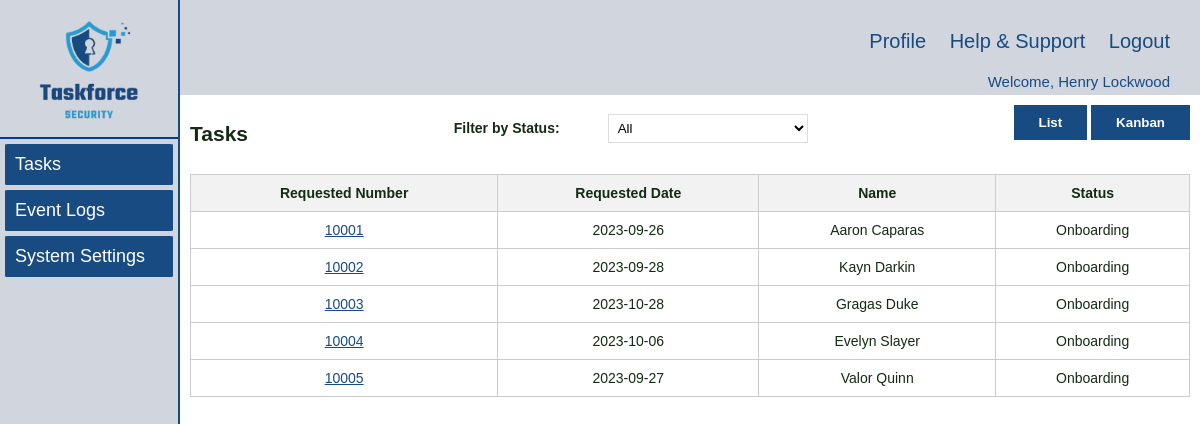
Page /administrator/tasks.php (signed in) on the committed database.
### tables this page shows
CREATE TABLE `new_hires` (
  `requestId` int(5) NOT NULL,
  `statusId` char(5) NOT NULL,
  `dateRequest` date NOT NULL,
  `fName` varchar(50) NOT NULL,
  `lName` varchar(50) NOT NULL,
  `description` text NOT NULL,
  `timestamp` timestamp NOT NULL DEFAULT current_timestamp()
);

CREATE TABLE `status` (
  `statusId` char(5) NOT NULL,
  `status` varchar(100) NOT NULL
);

### administrator/tasks.php (the view, shortened to what this page needs)
<!DOCTYPE html>
<html lang="en">
<head>
    <link rel="stylesheet" href="../styles/navigation.css" />
    <link rel="stylesheet" href="../styles/style.css" />
</head>
<body>
    <div class="wrapper">
        <div class="left_navbar">
            <div class="logo">
                <img src="../images/Logo.png" alt="" />
            </div>
            <ul>
                <a href="tasks.php">
                    <li>Tasks</li>
                </a>
                <a href="event_logs.php">
                    <li>Event Logs</li>
                </a>
                <a href="system_settings.html">
                    <li>System Settings</li>
                </a>
            </ul>
        </div>
        <div class="right_content">
            <div class="upper_navbar">
                <a href="../profile/profile.php">Profile</a>
                <a href="../help_support/help_support.php">Help & Support</a>
                <a href="../login/logout.php">Logout</a>
            </div>
            <div class="upper_navbar_user">
                <?php
                $loginName = $_SESSION['loginName'];
                echo 'Welcome, ' . $loginName;
                ?>
              </div>
            <div class="main_content">
                <div class="divtoggle">
                    <h2>Tasks</h2>
                   <div class="filterstatus">
                    <label for="statusFilter">Filter by Status:</label>
                    <select id="statusFilter" class="select-box">
                        <option value="all">All</option>
                    </select>
                   </div>
                   <div>
                        <button id="listViewButton" class="view-button active">List</button>
                        <button id="kanbanViewButton" class="view-button">Kanban</button>
                    </div>
                </div>
                <?php
                require_once "../inc/dbconn.inc.php";
$sql = "SELECT n.requestId, n.dateRequest, n.fName, n.lName, s.status
FROM new_hires AS n
INNER JOIN status AS s ON n.statusId = s.statusId
WHERE s.statusId IN ('ADM01', 'ADM02')
AND (s.status = 'Onboarding' OR s.status = 'Completed')";
$result = $conn->query($sql);
$data = array();
if ($result->num_rows > 0) {
while ($row = $result->fetch_assoc()) {
$data[] = $row;
}
}
?>
                <div id="listView" class="">
                    <table>
                        <thead>
                            <tr>
                                <th>Requested Number</th>
                                <th>Requested Date</th>
                                <th>Name</th>
                                <th>Status</th>
                            </tr>
                        </thead>
                        <tbody id="taskList" class="">
                            <tbody id="taskList">
                            <?php
foreach ($data as $row) {
    echo '<tr>';
    echo '<td><a href="task_details.php?requestId=' . $row['requestId'] . '">';
    echo $row['requestId'] . '</a></td>';
    echo '<td>' . $row['dateRequest'] . '</td>';
    echo '<td>' . $row['fName'] . ' ' . $row['lName'] . '</td>';
    echo '<td>' . $row['status'] . '</td>';
    echo '</tr>';
}
?>
</tbody>
                    </table>
                </div>
            </div>
        </div>
    </div>
</body>
</html>

### styles/navigation.css (style rules this page uses)
body { margin: 0% !important; }
.wrapper { width: 100%; height: 100vh; }
.left_navbar { float: left; width: 14.8%; height: 100%; position: fixed; background-color: #D1D5DE; border-right: 2px solid #184B81; }
.left_navbar .logo { margin-top: 20px; margin-bottom: 10px; text-align: center; }
.left_navbar .logo img { width: 100px; height: 100px; margin: 0px auto; }
.left_navbar ul { list-style-type: none; padding-inline-start: 0px !important; border-top: 2px solid #023C9A; }
.left_navbar ul li { font-size: 18px; margin: 5px; padding: 10px; background-color: #184B81; border-radius: 2%; color: white; }
.left_navbar ul a { color: #132A13; text-decoration: none; }
.right_content { float: right; width: 85%; }
.upper_navbar { text-align: right; background-color: #D1D5DE; padding: 30px 30px 20px 30px; font-size: 20px; }
.upper_navbar a { margin-left: 18px; text-decoration: none; color: #184B81; }
.upper_navbar_user { text-align: right; background-color: #D1D5DE; font-size: 15px; color: #184B81; padding-right: 30px; padding-bottom: 5px; }
.main_content { padding: 10px; color: #132A13; }

### styles/style.css (style rules this page uses)
body { font-family: Helvetica, Arial, sans-serif; font-size: 14px; }
table { width: 100%; border-collapse: collapse; border: 1px solid #000; margin-top: 10px; margin-bottom: 10px; }
table a { color: inherit; text-decoration: underline; }
th, td { border: 1px solid #000; padding: 8px; }
button { font-weight: bold; color: #fff; border: none; background-color: #184B81; padding: 10px 25px; cursor: pointer; }
label { font-weight: bold; margin-bottom: 5px; width: 150px; display: inline-block; margin-bottom: 10px; }
.select-box { width: 200px; padding: 5px; background-color: #fff; border: 1px solid #ddd; cursor: pointer; }
table { width: 100%; border-collapse: collapse; }
th, td { text-align: center; padding: 10px; border: 1px solid #ccc; }
th { background-color: #f2f2f2; }
td a { color: #184B81; }
.divtoggle { display: flex; justify-content: space-between; }
.filterstatus { padding: 9px 9px 9px 9px; }

### rows in the picture
new_hires: requestId "10001", dateRequest "2023-09-26", fName "Aaron", lName "Caparas", statusId.status "Onboarding"
new_hires: requestId "10002", dateRequest "2023-09-28", fName "Kayn", lName "Darkin", statusId.status "Onboarding"
new_hires: requestId "10003", dateRequest "2023-10-28", fName "Gragas", lName "Duke", statusId.status "Onboarding"
new_hires: requestId "10004", dateRequest "2023-10-06", fName "Evelyn", lName "Slayer", statusId.status "Onboarding"
new_hires: requestId "10005", dateRequest "2023-09-27", fName "Valor", lName "Quinn", statusId.status "Onboarding"

### other values in the picture
$loginName "Henry Lockwood"
